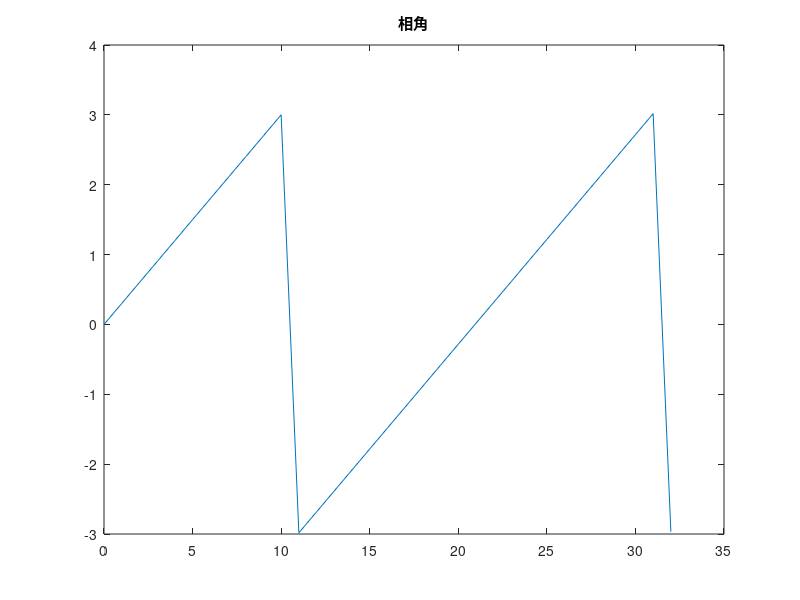

MATLAB code to generate this figure:
clear;
n=0:1:32;
xn1=exp((-0.1+0.3j)*n);

Rexn1=real(xn1);
Imxn1=imag(xn1);
magxn1=abs(xn1);
anglexn1=angle(xn1);

plot(n,Rexn1);
title('实部');

plot(n,Imxn1);
title('虚部');

plot(n,magxn1);
title('幅值');

plot(n,anglexn1);
title('相角');